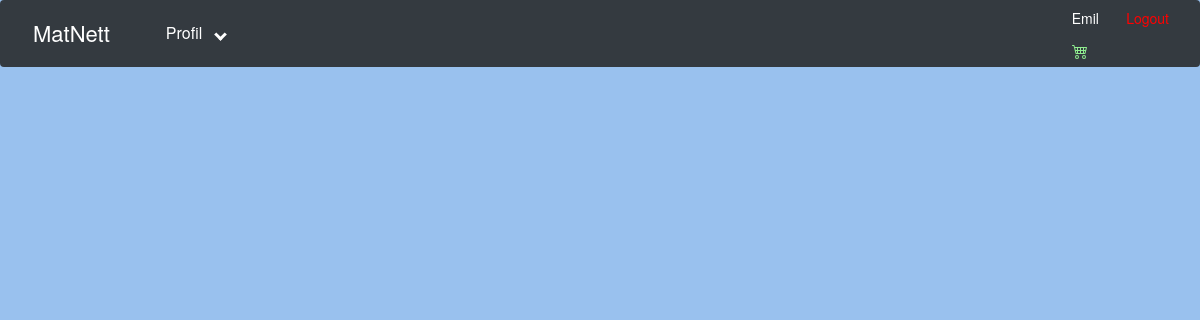
Before: /myRecipes/4/ (signed in) with the older database file.
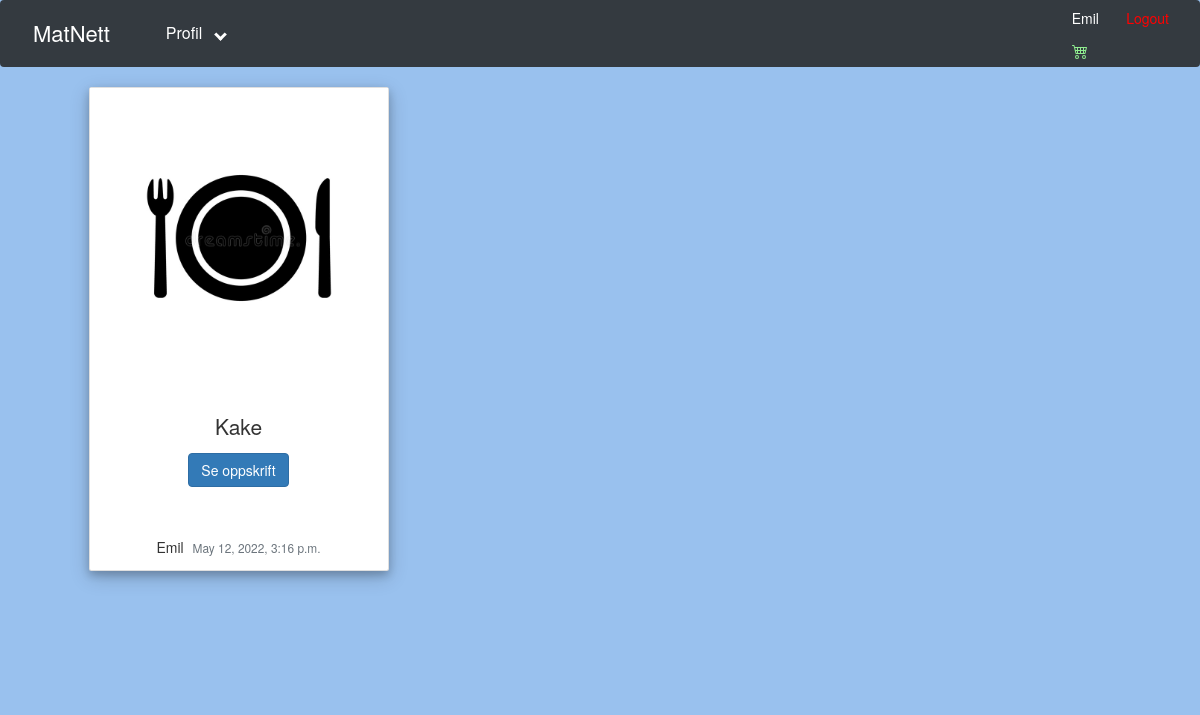
After: the same page with the newer database file.
### matapp/models.py (models this page shows, shortened)
class Recipe(models.Model):
    Host = models.ForeignKey(User, null=True, on_delete=models.SET_NULL)
    title = models.CharField(max_length=200, null=True)
    description = models.TextField(null=True)
    ingredients = models.TextField(null=True)
    date_created = models.DateTimeField(auto_now_add=True, null=True)
    bilde = models.ImageField(null=True, default="defaultRecipe.jpg")
    favorite = models.ManyToManyField(User, related_name="favorite", blank=True)
    handleliste = models.ManyToManyField(User, related_name="handleliste", blank=True)
    KATEGORIER = (
        ('Frokost', 'Frokost'),
        ('Lunsj', 'Lunsj'),
        ('Middag', 'Middag'),
        ('Dessert', 'Dessert')
    )
    kategorier = models.CharField(max_length=200, null=True, choices=KATEGORIER)
    class Meta:
        ordering = ['-date_created']

### matapp/views.py (the view)
# urls.py: path('myRecipes/<str:pk>/', views.myRecipes, name='myRecipes'),
@login_required(login_url='login')
def myRecipes(request, pk):
    bruker = User.objects.get(id=pk)
    recipes = Recipe.objects.all()
    context = {'bruker':bruker, 'recipes':recipes}
    return render(request, 'matapp/myrecipes.html', context)

### matapp/templates/matapp/myrecipes.html (shortened to what this page needs)
{% extends 'matapp/main.html' %}
{% load static %}
{% block content %}
<div>
    <div class="row">
        {% for i in recipes %}
        {% if i.Host == request.user %}
        <div class="col">
            <div class="col-md">
                <div class="card text-center text-black mb-4" style="width: 30rem;" id="square1">
                    <figure>
                        <img class="bg-image bg-image-square1 bg-center-center" src="{{i.bilde.url}}"/>
                    </figure>
                    <div class="card-body">
                        <h4 class="card-title">{{i.title}}</h4>
                        <a class="btn btn-primary" href="{% url 'recipe' i.id %}">Se oppskrift</a>
                        <br>
                        <br>
                        <div class="article-metadata">
                            <a class="mr-2">{{i.Host}}</a>
                            <small class="text-muted">{{i.date_created}}</small>
                        </div>
                    </div>
                </div>
            </div>
        </div>
        {% endif %}
        {% endfor %}
    </div>
</div>
{% endblock %}

Changed rows visible on the page:
added Recipe: bilde (placeholder picture), title "Kake", Host "Emil", date_created "May 12, 2022, 3:16 p.m."
